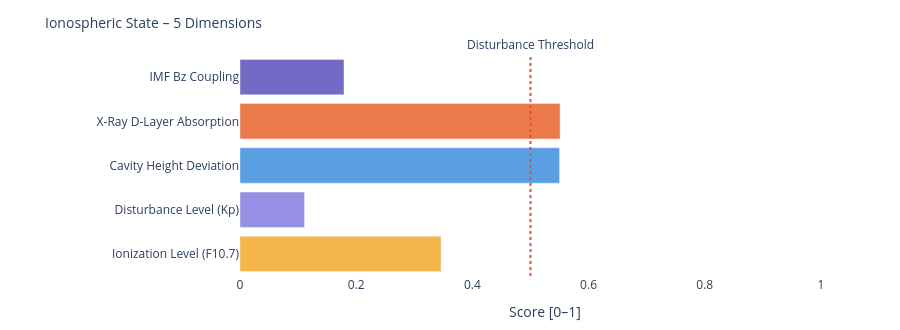

Write notebook code for a chart like this one.
### Markdown cell above
---
### 📐 Systemic Insight: Geometric Cavity vs. Real Schumann Resonance

**Relevant for:** Layer 6 = delta analysis &nbsp;|&nbsp; Layer 7 = feature vector / system interpretation

A cavity height change from 80 km to 70 km shifts the **idealized geometric frequencies** only minimally:

| Modus | Aktuell | Referenz | Δ |
|-------|---------|----------|---|
| SR-1 | 10.4762 Hz | 10.4599 Hz | +16 mHz |
| SR-2 | 18.1452 Hz | 18.1171 Hz | +28 mHz |
| SR-3 | 25.6612 Hz | 25.6215 Hz | +40 mHz |
| SR-4 | 33.1285 Hz | 33.0772 Hz | +51 mHz |

The geometric effect is limited because 10 km is very small compared to Earth's radius (~6371 km).

**Consequence:** Real Schumann deviations are likely driven more strongly by **conductivity, damping, day/night structure, lightning distribution and source geometry** than by pure cavity height.

---

**Layer 6 compares:**
```
geometric Δ from Layer 4  vs.  observed Δ from real Schumann measurement data
```

**Layer 7 Feature:**
```
If real Δ >> geometric Δ  →  non-geometric factors dominant
```

### Code cell
# ============================================================
# IONOSPHERIC STATE – Summary gauge
# Five dimensions: ionization, disturbance, cavity height, X-Ray, Bz coupling
# ============================================================

def norm(v, lo, hi):
    if v is None: return None
    return round(max(0.0, min(1.0, (v - lo) / (hi - lo))), 3)

# Ionization level (F10.7 → F2-Layer)
ioniz = norm(f107_val, 60, 250)

# Disturbance level (Kp → E/F-Layer irregularities)
disturb = norm(kp_val, 0, 9)

# Cavity height deviation from reference (80 km)
h_dev = norm(abs(h_eff - 80), 0, 20)

# X-Ray ionization (D-Layer absorption)
xray_ioniz = None
if xray_now is not None:
    xray_ioniz = norm(math.log10(max(xray_now, 1e-9)) + 9, 0, 5)

# Bz coupling (southward Bz → stronger magnetosphere-ionosphere coupling)
bz_coupling = norm(-(bz_now or 0), -5, 30) if bz_now is not None else None

dims = [
    ('Ionization Level (F10.7)',    ioniz,      '#F2A623'),
    ('Disturbance Level (Kp)',      disturb,    '#7F77DD'),
    ('Cavity Height Deviation',     h_dev,      '#378ADD'),
    ('X-Ray D-Layer Absorption',    xray_ioniz, '#E85D24'),
    ('IMF Bz Coupling',             bz_coupling,'#534AB7'),
]

fig = go.Figure()
for name, val, col in dims:
    if val is not None:
        h = int(val * 20)
        bar = '█' * h + '░' * (20 - h)
        label = f'{name}:  {bar}  {val:.3f}'
    else:
        label = f'{name}:  {"─" * 20}  n/a'
    fig.add_trace(go.Bar(
        x=[val if val is not None else 0],
        y=[name],
        orientation='h',
        marker_color=col, opacity=0.82,
        showlegend=False
    ))

fig.add_vline(x=0.5, line_dash='dot', line_color='#e74c3c',
              annotation_text='Disturbance Threshold', annotation_position='top')
fig.update_layout(
    title=dict(text='Ionospheric State – 5 Dimensions', font=dict(size=14)),
    xaxis=dict(title='Score [0–1]', range=[0, 1.05]),
    height=330, plot_bgcolor='rgba(0,0,0,0)', paper_bgcolor='rgba(0,0,0,0)',
    margin=dict(l=240, r=50, t=55, b=40)
)
fig.show()

print(f'\nIonospheric state:')
for name, val, _ in dims:
    print(f'  {name:<35} {val:.3f}' if val is not None else f'  {name:<35} n/a')

### Figure 1 — Plotly figure (JSON) as saved in the notebook; plotly's stock layout.template omitted (floating-point values rounded to 4 significant figures)
{"data": [{"marker": {"color": "#F2A623"}, "opacity": 0.82, "orientation": "h", "showlegend": false, "type": "bar", "x": [0.346], "y": ["Ionization Level (F10.7)"]}, {"marker": {"color": "#7F77DD"}, "opacity": 0.82, "orientation": "h", "showlegend": false, "type": "bar", "x": [0.111], "y": ["Disturbance Level (Kp)"]}, {"marker": {"color": "#378ADD"}, "opacity": 0.82, "orientation": "h", "showlegend": false, "type": "bar", "x": [0.55], "y": ["Cavity Height Deviation"]}, {"marker": {"color": "#E85D24"}, "opacity": 0.82, "orientation": "h", "showlegend": false, "type": "bar", "x": [0.551], "y": ["X-Ray D-Layer Absorption"]}, {"marker": {"color": "#534AB7"}, "opacity": 0.82, "orientation": "h", "showlegend": false, "type": "bar", "x": [0.179], "y": ["IMF Bz Coupling"]}], "layout": {"annotations": [{"showarrow": false, "text": "Disturbance Threshold", "x": 0.5, "xanchor": "center", "xref": "x", "y": 1, "yanchor": "bottom", "yref": "y domain"}], "height": 330, "margin": {"b": 40, "l": 240, "r": 50, "t": 55}, "paper_bgcolor": "rgba(0,0,0,0)", "plot_bgcolor": "rgba(0,0,0,0)", "shapes": [{"line": {"color": "#e74c3c", "dash": "dot"}, "type": "line", "x0": 0.5, "x1": 0.5, "xref": "x", "y0": 0, "y1": 1, "yref": "y domain"}], "title": {"font": {"size": 14}, "text": "Ionospheric State – 5 Dimensions"}, "xaxis": {"range": [0, 1.05], "title": {"text": "Score [0–1]"}}}}
